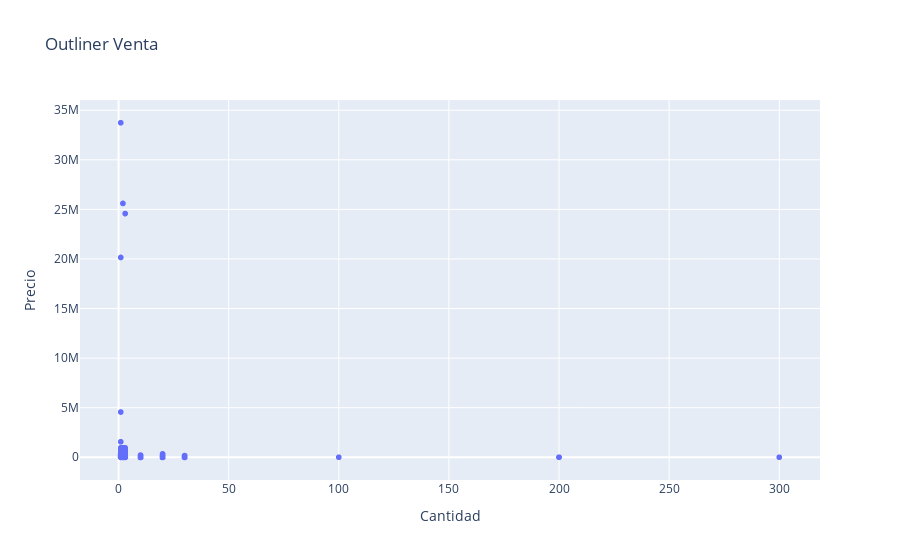
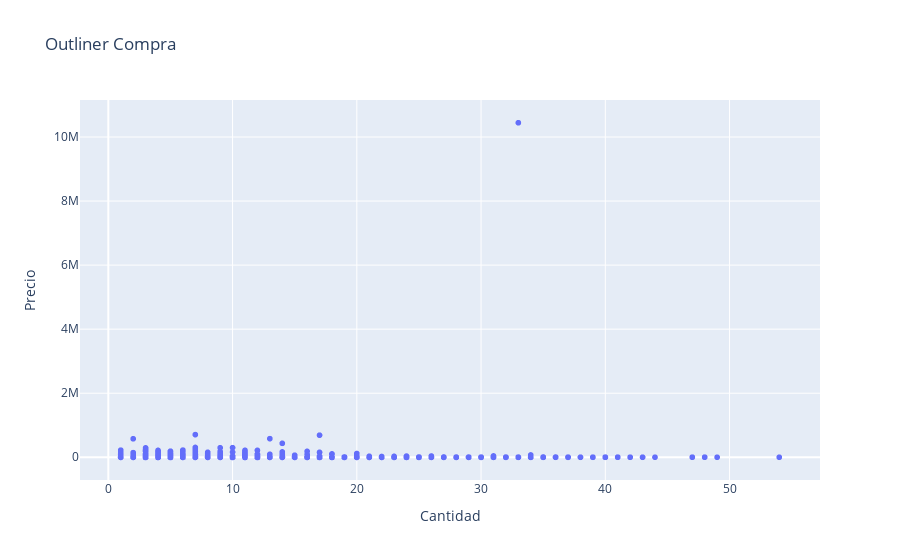

The notebook cell saved with these charts, in order:
### Code cell
#Analizamos los que suponen ser un outlier y los graficamos para una mejor comprension
fig = px.scatter(df_venta, x="Cantidad", y="Precio", title="Outliner Venta")
fig.show()

fig = px.scatter(df_compra, x="Cantidad", y="Precio", title="Outliner Compra")
fig.show()

### Figure 1 — Plotly figure (JSON) as saved in the notebook; plotly's stock layout.template omitted (floating-point values rounded to 4 significant figures; data arrays with more than 128 entries replaced by an {"elided": "..."} marker saying what was removed)
{"data": [{"hovertemplate": "Cantidad=%{x}<br>Precio=%{y}<extra></extra>", "legendgroup": "", "marker": {"color": "#636efa", "symbol": "circle"}, "mode": "markers", "name": "", "showlegend": false, "type": "scattergl", "x": {"elided": "46645 int values"}, "xaxis": "x", "y": {"elided": "46645 float values"}, "yaxis": "y"}], "layout": {"legend": {"tracegroupgap": 0}, "title": {"text": "Outliner Venta"}, "xaxis": {"anchor": "y", "domain": [0, 1], "title": {"text": "Cantidad"}}, "yaxis": {"anchor": "x", "domain": [0, 1], "title": {"text": "Precio"}}}}

### Figure 2 — Plotly figure (JSON) as saved in the notebook; plotly's stock layout.template omitted (floating-point values rounded to 4 significant figures; data arrays with more than 128 entries replaced by an {"elided": "..."} marker saying what was removed)
{"data": [{"hovertemplate": "Cantidad=%{x}<br>Precio=%{y}<extra></extra>", "legendgroup": "", "marker": {"color": "#636efa", "symbol": "circle"}, "mode": "markers", "name": "", "showlegend": false, "type": "scattergl", "x": {"elided": "11539 int values"}, "xaxis": "x", "y": {"elided": "11539 float values"}, "yaxis": "y"}], "layout": {"legend": {"tracegroupgap": 0}, "title": {"text": "Outliner Compra"}, "xaxis": {"anchor": "y", "domain": [0, 1], "title": {"text": "Cantidad"}}, "yaxis": {"anchor": "x", "domain": [0, 1], "title": {"text": "Precio"}}}}
